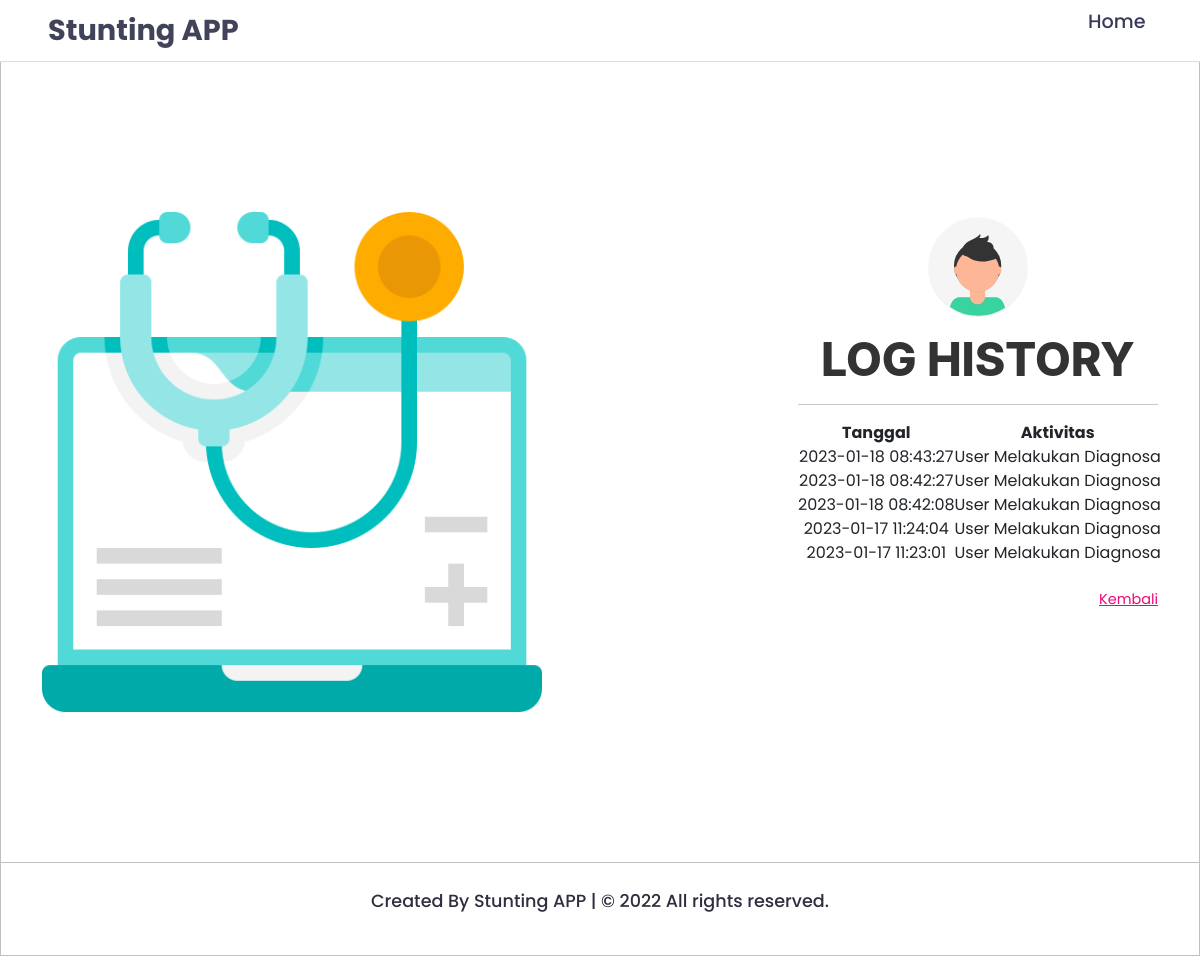
The app's page /log with its own data.
### app.py (models this page shows)
class log_activity(db.Model):
    __tablename__ = 'Log_History'
    id = db.Column(db.Integer, primary_key=True)
    tanggal = db.Column(db.String, nullable=False, default=datetime.datetime.now())
    aktivitas = db.Column(db.String, nullable=False)

### app.py (the view)
@flask_app.route("/log")
def logactivity():
    return render_template('log_activity.html', logaktiv = log_activity.query.order_by(log_activity.tanggal.desc()).limit(5).all())

### templates/log_activity.html (shortened to what this page needs)
<!DOCTYPE html>
<html >
<head>
  <link rel="stylesheet" type="text/css" href="/static/css/style.css">
	<link rel="stylesheet" href="/static/css/stylelanding.css">
    <link rel="stylesheet" href="/static/css/responsive.css">
</head>
<body>
   <div class="header">
      <div class="navbar">
          <div class="logo">
              <a href="#">Stunting APP</a>
          </div>
          <ul class="menu-items">
              <li><a href="{{ url_for('Home') }}">Home</a></li>
          </ul>
      </div>
  </div>
	<img class="wave" src="#">
	<div class="container">
		<div class="img">
			<img src="/static/img/diagnosa.png">
		</div>
		<div class="login-content">
			<form action="{{ url_for('predict')}}" method="post">
				<img src="/static/img/avatar.svg">
				<h2 class="title">Log History</h2>
            <hr/>
            <table style="height: max-content; width: max-content;">
               <thead>
                  <tr>
                     <th>Tanggal</th>
                     <th>Aktivitas</th>
                  </tr>
               </thead>
               <tbody>
                  {% for aktiv in logaktiv %}
                     <tr>
                        <td>{{ aktiv.tanggal }}</td>
                        <td>{{ aktiv.aktivitas }}</td>
                     </tr>
                  {% endfor %}
               </tbody>
            </table>
               <br>
               <a href="{{ url_for('diagnosa') }}">Kembali</a>
              <br>
              <br>
              <br>
              <br>
            </form>
        </div>
    </div>
    <footer>
      <p>Created By Stunting APP | &copy; 2022 All rights reserved.</span>
  </footer>
</body>
</html>

### static/css/style.css (style rules this page uses)
* { padding: 0; margin: 0; box-sizing: border-box; }
body { font-family: 'Poppins', sans-serif; overflow: scroll; }
.wave { position: fixed; bottom: 0; left: 0; height: 100%; z-index: -1; }
.container { width: 100vw; height: 100vh; display: grid; grid-template-columns: repeat(2, 1fr); grid-gap :7rem; padding: 0 2rem; }
.img { display: flex; justify-content: flex-end; align-items: center; }
.login-content { display: flex; justify-content: flex-start; align-items: center; text-align: center; }
.img img { width: 500px; }
form { width: 360px; }
.login-content img { height: 100px; }
.login-content h2 { margin: 15px 0; color: #333; text-transform: uppercase; font-size: 2.9rem; }
a { display: block; text-align: right; text-decoration: none; color: #999; font-size: 0.9rem; transition: .3s; }

### static/css/stylelanding.css (style rules this page uses)
* { margin: 0; padding: 0; font-family: 'Poppins', sans-serif; }
html { scroll-behavior: smooth; }
body { position: relative; }
.container { margin: 0 auto; max-width: 1300px; display: -webkit-box; display: -ms-flexbox; display: flex; min-height: 100vh; -ms-flex-wrap: wrap; flex-wrap: wrap; -webkit-box-align: center; -ms-flex-align: center; align-items: center; -webkit-box-pack: justify; -ms-flex-pack: justify; justify-content: space-between; -webkit-box-sizing: border-box; box-sizing: border-box; z-index: 99; }
img { width: 100%; }
.header { height: auto; width: 100%; z-index: 999; background: #fff; border-bottom: 1px solid #ddd; }
.navbar { position: relative; margin: 0 auto; padding: 1.2rem 0; display: -webkit-box; display: -ms-flexbox; display: flex; max-width: 1300px; -webkit-box-pack: justify; -ms-flex-pack: justify; justify-content: space-between; }
.navbar .logo a { color: #41435a; font-size: 1.8rem; font-weight: 700; text-decoration: none; }
.navbar .menu-items { display: -webkit-box; display: -ms-flexbox; display: flex; list-style: none; }
.menu-items li { margin-right: 1.6rem; display: -webkit-box; display: -ms-flexbox; display: flex; -webkit-box-pack: center; -ms-flex-pack: center; justify-content: center; -webkit-box-align: center; -ms-flex-align: center; align-items: center; }
.menu-items li a { color: #39395c; font-size: 1.2rem; font-weight: 500; text-decoration: none; -webkit-transition: color 0.3s ease; -o-transition: color 0.3s ease; transition: color 0.3s ease; }
footer { width: 100%; border-top: 1px solid silver }
footer p { color: #2e2e3f; font-size: 1.1rem; font-weight: 500; text-align: center; padding: 1.6rem 0; }

### records on screen
log_activity: tanggal "2023-01-18 08:43:27", aktivitas "User Melakukan Diagnosa"
log_activity: tanggal "2023-01-18 08:42:27", aktivitas "User Melakukan Diagnosa"
log_activity: tanggal "2023-01-18 08:42:08", aktivitas "User Melakukan Diagnosa"
log_activity: tanggal "2023-01-17 11:24:04", aktivitas "User Melakukan Diagnosa"
log_activity: tanggal "2023-01-17 11:23:01", aktivitas "User Melakukan Diagnosa"
